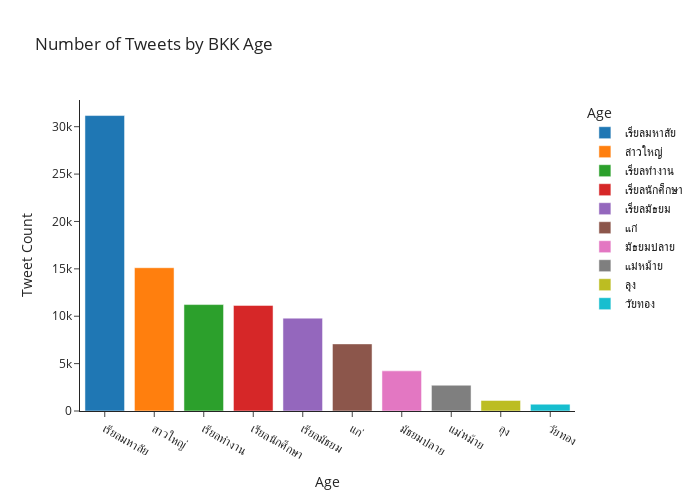

Here is the notebook cell this chart was saved with:
### Code cell
age_plot = count_plot_by_group(df_tweet_processed, "Age")
age_plot

### Figure 1 — Plotly figure (JSON) as saved in the notebook; plotly's stock layout.template omitted (floating-point values rounded to 4 significant figures)
{"data": [{"alignmentgroup": "True", "hovertemplate": "Age=%{x}<br>Tweet Count=%{y}<extra></extra>", "legendgroup": "เรียลมหาลัย", "marker": {"color": "#1F77B4", "pattern": {"shape": ""}}, "name": "เรียลมหาลัย", "offsetgroup": "เรียลมหาลัย", "orientation": "v", "showlegend": true, "textposition": "auto", "type": "bar", "x": ["เรียลมหาลัย"], "xaxis": "x", "y": [31176], "yaxis": "y"}, {"alignmentgroup": "True", "hovertemplate": "Age=%{x}<br>Tweet Count=%{y}<extra></extra>", "legendgroup": "สาวใหญ่", "marker": {"color": "#FF7F0E", "pattern": {"shape": ""}}, "name": "สาวใหญ่", "offsetgroup": "สาวใหญ่", "orientation": "v", "showlegend": true, "textposition": "auto", "type": "bar", "x": ["สาวใหญ่"], "xaxis": "x", "y": [15119], "yaxis": "y"}, {"alignmentgroup": "True", "hovertemplate": "Age=%{x}<br>Tweet Count=%{y}<extra></extra>", "legendgroup": "เรียลทำงาน", "marker": {"color": "#2CA02C", "pattern": {"shape": ""}}, "name": "เรียลทำงาน", "offsetgroup": "เรียลทำงาน", "orientation": "v", "showlegend": true, "textposition": "auto", "type": "bar", "x": ["เรียลทำงาน"], "xaxis": "x", "y": [11231], "yaxis": "y"}, {"alignmentgroup": "True", "hovertemplate": "Age=%{x}<br>Tweet Count=%{y}<extra></extra>", "legendgroup": "เรียลนักศึกษา", "marker": {"color": "#D62728", "pattern": {"shape": ""}}, "name": "เรียลนักศึกษา", "offsetgroup": "เรียลนักศึกษา", "orientation": "v", "showlegend": true, "textposition": "auto", "type": "bar", "x": ["เรียลนักศึกษา"], "xaxis": "x", "y": [11144], "yaxis": "y"}, {"alignmentgroup": "True", "hovertemplate": "Age=%{x}<br>Tweet Count=%{y}<extra></extra>", "legendgroup": "เรียลมัธยม", "marker": {"color": "#9467BD", "pattern": {"shape": ""}}, "name": "เรียลมัธยม", "offsetgroup": "เรียลมัธยม", "orientation": "v", "showlegend": true, "textposition": "auto", "type": "bar", "x": ["เรียลมัธยม"], "xaxis": "x", "y": [9799], "yaxis": "y"}, {"alignmentgroup": "True", "hovertemplate": "Age=%{x}<br>Tweet Count=%{y}<extra></extra>", "legendgroup": "แก่", "marker": {"color": "#8C564B", "pattern": {"shape": ""}}, "name": "แก่", "offsetgroup": "แก่", "orientation": "v", "showlegend": true, "textposition": "auto", "type": "bar", "x": ["แก่"], "xaxis": "x", "y": [7081], "yaxis": "y"}, {"alignmentgroup": "True", "hovertemplate": "Age=%{x}<br>Tweet Count=%{y}<extra></extra>", "legendgroup": "มัธยมปลาย", "marker": {"color": "#E377C2", "pattern": {"shape": ""}}, "name": "มัธยมปลาย", "offsetgroup": "มัธยมปลาย", "orientation": "v", "showlegend": true, "textposition": "auto", "type": "bar", "x": ["มัธยมปลาย"], "xaxis": "x", "y": [4236], "yaxis": "y"}, {"alignmentgroup": "True", "hovertemplate": "Age=%{x}<br>Tweet Count=%{y}<extra></extra>", "legendgroup": "แม่หม้าย", "marker": {"color": "#7F7F7F", "pattern": {"shape": ""}}, "name": "แม่หม้าย", "offsetgroup": "แม่หม้าย", "orientation": "v", "showlegend": true, "textposition": "auto", "type": "bar", "x": ["แม่หม้าย"], "xaxis": "x", "y": [2720], "yaxis": "y"}, {"alignmentgroup": "True", "hovertemplate": "Age=%{x}<br>Tweet Count=%{y}<extra></extra>", "legendgroup": "ลุง", "marker": {"color": "#BCBD22", "pattern": {"shape": ""}}, "name": "ลุง", "offsetgroup": "ลุง", "orientation": "v", "showlegend": true, "textposition": "auto", "type": "bar", "x": ["ลุง"], "xaxis": "x", "y": [1116], "yaxis": "y"}, {"alignmentgroup": "True", "hovertemplate": "Age=%{x}<br>Tweet Count=%{y}<extra></extra>", "legendgroup": "วัยทอง", "marker": {"color": "#17BECF", "pattern": {"shape": ""}}, "name": "วัยทอง", "offsetgroup": "วัยทอง", "orientation": "v", "showlegend": true, "textposition": "auto", "type": "bar", "x": ["วัยทอง"], "xaxis": "x", "y": [720], "yaxis": "y"}], "layout": {"barmode": "relative", "height": 500, "legend": {"title": {"text": "Age"}, "tracegroupgap": 0}, "title": {"text": "Number of Tweets by BKK Age"}, "width": 700, "xaxis": {"anchor": "y", "categoryarray": ["เรียลมหาลัย", "สาวใหญ่", "เรียลทำงาน", "เรียลนักศึกษา", "เรียลมัธยม", "แก่", "มัธยมปลาย", "แม่หม้าย", "ลุง", "วัยทอง"], "categoryorder": "array", "domain": [0, 1], "title": {"text": "Age"}}, "yaxis": {"anchor": "x", "domain": [0, 1], "title": {"text": "Tweet Count"}}}}
